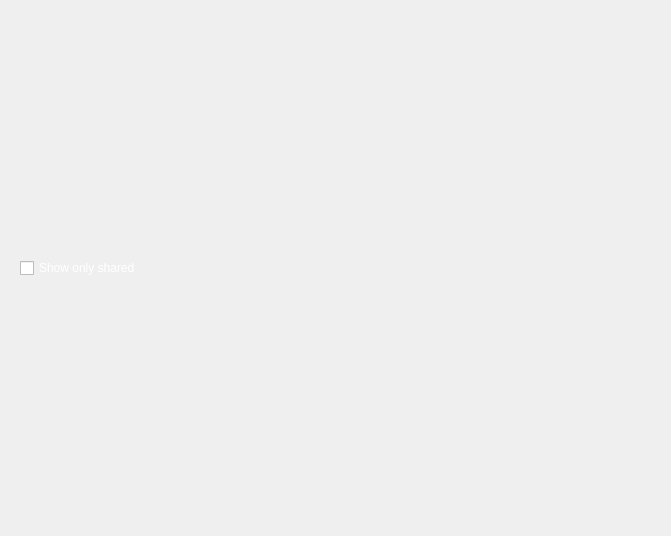
<?xml version="1.0" encoding="UTF-8"?>
<ui version="4.0">
 <class>archivewindow</class>
 <widget class="QWidget" name="archivewindow">
  <property name="geometry">
   <rect>
    <x>0</x>
    <y>0</y>
    <width>671</width>
    <height>536</height>
   </rect>
  </property>
  <property name="windowTitle">
   <string>Form</string>
  </property>
  <property name="styleSheet">
   <string notr="true">* {
color: rgb(255, 255, 255);
}

QTreeView::branch:has-children:!has-siblings:closed,
QTreeView::branch:closed:has-children:has-siblings {
        border-image: none;
        image: url(:/images/close.png);
} QTreeView::branch:open:has-children:!has-siblings,
QTreeView::branch:open:has-children:has-siblings  {
        border-image: none;
        image: url(:/images/open.png);
}
</string>
  </property>
  <layout class="QVBoxLayout" name="verticalLayout">
   <item>
    <widget class="QWidget" name="widget" native="true">
     <property name="maximumSize">
      <size>
       <width>16777215</width>
       <height>40</height>
      </size>
     </property>
     <layout class="QHBoxLayout" name="horizontalLayout">
      <item>
       <widget class="QCheckBox" name="chkShowSelectedOnly">
        <property name="text">
         <string>Show only shared</string>
        </property>
       </widget>
      </item>
     </layout>
    </widget>
   </item>
   <item>
    <layout class="QVBoxLayout" name="content"/>
   </item>
  </layout>
 </widget>
 <resources/>
 <connections/>
</ui>
